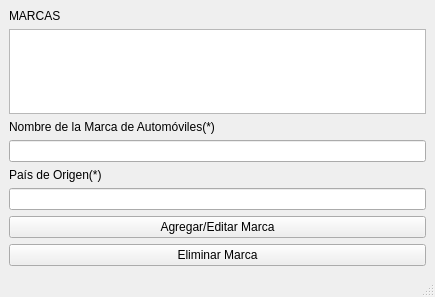
<?xml version="1.0" encoding="UTF-8"?>
<ui version="4.0">
 <class>MainWindow</class>
 <widget class="QMainWindow" name="MainWindow">
  <property name="geometry">
   <rect>
    <x>0</x>
    <y>0</y>
    <width>435</width>
    <height>297</height>
   </rect>
  </property>
  <property name="windowTitle">
   <string>MainWindow</string>
  </property>
  <widget class="QWidget" name="centralwidget">
   <layout class="QGridLayout" name="gridLayout">
    <item row="5" column="0">
     <widget class="QLineEdit" name="lineEdit_3">
      <property name="toolTip">
       <string>&lt;html&gt;&lt;head/&gt;&lt;body&gt;&lt;p&gt;País de Origen&lt;/p&gt;&lt;p&gt;&lt;br/&gt;&lt;/p&gt;&lt;/body&gt;&lt;/html&gt;</string>
      </property>
     </widget>
    </item>
    <item row="0" column="0">
     <widget class="QLabel" name="label">
      <property name="text">
       <string>MARCAS</string>
      </property>
     </widget>
    </item>
    <item row="3" column="0">
     <widget class="QLineEdit" name="nombre">
      <property name="toolTip">
       <string>&lt;html&gt;&lt;head/&gt;&lt;body&gt;&lt;p&gt;Nombre de Marca&lt;/p&gt;&lt;p&gt;&lt;br/&gt;&lt;/p&gt;&lt;/body&gt;&lt;/html&gt;</string>
      </property>
     </widget>
    </item>
    <item row="2" column="0">
     <widget class="QLabel" name="label_2">
      <property name="text">
       <string>Nombre de la Marca de Automóviles(*)</string>
      </property>
     </widget>
    </item>
    <item row="4" column="0">
     <widget class="QLabel" name="label_3">
      <property name="text">
       <string>País de Origen(*)</string>
      </property>
     </widget>
    </item>
    <item row="6" column="0">
     <widget class="QPushButton" name="pushButton_2">
      <property name="text">
       <string>Agregar/Editar Marca</string>
      </property>
     </widget>
    </item>
    <item row="1" column="0">
     <widget class="QTableWidget" name="tableWidget"/>
    </item>
    <item row="7" column="0">
     <widget class="QPushButton" name="pushButton">
      <property name="text">
       <string>Eliminar Marca</string>
      </property>
     </widget>
    </item>
   </layout>
  </widget>
  <widget class="QMenuBar" name="menubar">
   <property name="geometry">
    <rect>
     <x>0</x>
     <y>0</y>
     <width>435</width>
     <height>21</height>
    </rect>
   </property>
  </widget>
  <widget class="QStatusBar" name="statusbar"/>
 </widget>
 <resources/>
 <connections/>
</ui>
